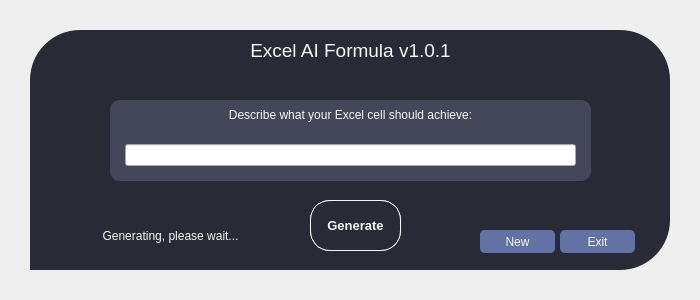
<?xml version="1.0" encoding="UTF-8"?>
<ui version="4.0">
 <class>MainWindow</class>
 <widget class="QMainWindow" name="MainWindow">
  <property name="geometry">
   <rect>
    <x>0</x>
    <y>0</y>
    <width>700</width>
    <height>300</height>
   </rect>
  </property>
  <property name="minimumSize">
   <size>
    <width>700</width>
    <height>300</height>
   </size>
  </property>
  <property name="maximumSize">
   <size>
    <width>700</width>
    <height>300</height>
   </size>
  </property>
  <property name="windowTitle">
   <string>MainWindow</string>
  </property>
  <widget class="QWidget" name="centralwidget">
   <layout class="QVBoxLayout" name="verticalLayout">
    <property name="spacing">
     <number>0</number>
    </property>
    <property name="leftMargin">
     <number>10</number>
    </property>
    <property name="topMargin">
     <number>10</number>
    </property>
    <property name="rightMargin">
     <number>10</number>
    </property>
    <property name="bottomMargin">
     <number>10</number>
    </property>
    <item>
     <widget class="QFrame" name="container">
      <property name="frameShape">
       <enum>QFrame::NoFrame</enum>
      </property>
      <property name="frameShadow">
       <enum>QFrame::Raised</enum>
      </property>
      <layout class="QVBoxLayout" name="verticalLayout_2">
       <property name="spacing">
        <number>0</number>
       </property>
       <property name="leftMargin">
        <number>20</number>
       </property>
       <property name="topMargin">
        <number>20</number>
       </property>
       <property name="rightMargin">
        <number>20</number>
       </property>
       <property name="bottomMargin">
        <number>20</number>
       </property>
       <item>
        <widget class="QFrame" name="bg">
         <property name="styleSheet">
          <string notr="true">QFrame {
    background-color: #282a36;
    color: #f8f8f2;
    border-radius: 50px;
}</string>
         </property>
         <property name="frameShape">
          <enum>QFrame::StyledPanel</enum>
         </property>
         <property name="frameShadow">
          <enum>QFrame::Raised</enum>
         </property>
         <layout class="QVBoxLayout" name="verticalLayout_3">
          <property name="spacing">
           <number>0</number>
          </property>
          <property name="leftMargin">
           <number>0</number>
          </property>
          <property name="topMargin">
           <number>0</number>
          </property>
          <property name="rightMargin">
           <number>0</number>
          </property>
          <property name="bottomMargin">
           <number>0</number>
          </property>
          <item>
           <widget class="QFrame" name="texts">
            <property name="minimumSize">
             <size>
              <width>640</width>
              <height>240</height>
             </size>
            </property>
            <property name="maximumSize">
             <size>
              <width>640</width>
              <height>240</height>
             </size>
            </property>
            <property name="styleSheet">
             <string notr="true">background: none;</string>
            </property>
            <property name="frameShape">
             <enum>QFrame::StyledPanel</enum>
            </property>
            <property name="frameShadow">
             <enum>QFrame::Raised</enum>
            </property>
            <widget class="QLabel" name="label_4">
             <property name="geometry">
              <rect>
               <x>190</x>
               <y>10</y>
               <width>261</width>
               <height>21</height>
              </rect>
             </property>
             <property name="font">
              <font>
               <pointsize>14</pointsize>
              </font>
             </property>
             <property name="text">
              <string>Excel AI Formula v1.0.1</string>
             </property>
             <property name="alignment">
              <set>Qt::AlignCenter</set>
             </property>
            </widget>
            <widget class="QFrame" name="frame">
             <property name="geometry">
              <rect>
               <x>80</x>
               <y>70</y>
               <width>481</width>
               <height>81</height>
              </rect>
             </property>
             <property name="styleSheet">
              <string notr="true">QFrame {
background-color: rgb(68, 71, 90);
padding: 15px;
padding-top: 0px;
border-radius: 10px;
}</string>
             </property>
             <property name="frameShape">
              <enum>QFrame::StyledPanel</enum>
             </property>
             <property name="frameShadow">
              <enum>QFrame::Raised</enum>
             </property>
             <layout class="QVBoxLayout" name="verticalLayout_4">
              <property name="spacing">
               <number>0</number>
              </property>
              <property name="leftMargin">
               <number>0</number>
              </property>
              <property name="topMargin">
               <number>0</number>
              </property>
              <property name="rightMargin">
               <number>0</number>
              </property>
              <property name="bottomMargin">
               <number>0</number>
              </property>
              <item>
               <widget class="QLabel" name="label_5">
                <property name="text">
                 <string>Describe what your Excel cell should achieve:</string>
                </property>
                <property name="alignment">
                 <set>Qt::AlignCenter</set>
                </property>
               </widget>
              </item>
              <item>
               <widget class="QLineEdit" name="lineEdit_2">
                <property name="styleSheet">
                 <string notr="true"/>
                </property>
                <property name="alignment">
                 <set>Qt::AlignCenter</set>
                </property>
               </widget>
              </item>
             </layout>
            </widget>
            <widget class="QPushButton" name="pushButton_3">
             <property name="geometry">
              <rect>
               <x>530</x>
               <y>200</y>
               <width>75</width>
               <height>23</height>
              </rect>
             </property>
             <property name="styleSheet">
              <string notr="true">QPushButton {
background-color: rgb(98, 114, 164);
border-radius:5px;
 color: #f8f8f2;
}
QPushButton::hover {
background-color: #44475a;
}</string>
             </property>
             <property name="text">
              <string>Exit</string>
             </property>
            </widget>
            <widget class="QPushButton" name="pushButton_4">
             <property name="geometry">
              <rect>
               <x>280</x>
               <y>170</y>
               <width>91</width>
               <height>51</height>
              </rect>
             </property>
             <property name="font">
              <font>
               <pointsize>10</pointsize>
               <weight>75</weight>
               <bold>true</bold>
              </font>
             </property>
             <property name="styleSheet">
              <string notr="true">QPushButton {
background-color: #282a36;
border-radius: 20px;
color: #f8f8f2;
border-style: solid;
border-width: 1px;
border-color: #f8f8f2;
}

QPushButton::hover {
background-color: #6272a4;
opacity: 1;
animation: fadeinout 4s linear forwards;
}</string>
             </property>
             <property name="text">
              <string>Generate</string>
             </property>
            </widget>
            <widget class="QLabel" name="label">
             <property name="geometry">
              <rect>
               <x>0</x>
               <y>160</y>
               <width>81</width>
               <height>81</height>
              </rect>
             </property>
             <property name="styleSheet">
              <string notr="true">background: none;</string>
             </property>
             <property name="text">
              <string/>
             </property>
            </widget>
            <widget class="QLabel" name="label_6">
             <property name="geometry">
              <rect>
               <x>60</x>
               <y>190</y>
               <width>161</width>
               <height>31</height>
              </rect>
             </property>
             <property name="styleSheet">
              <string notr="true">display: none;</string>
             </property>
             <property name="text">
              <string>Generating, please wait...</string>
             </property>
             <property name="alignment">
              <set>Qt::AlignCenter</set>
             </property>
            </widget>
            <widget class="QLabel" name="label_2">
             <property name="geometry">
              <rect>
               <x>0</x>
               <y>160</y>
               <width>81</width>
               <height>81</height>
              </rect>
             </property>
             <property name="styleSheet">
              <string notr="true">background-color: #282a36;</string>
             </property>
             <property name="text">
              <string/>
             </property>
            </widget>
            <widget class="QPushButton" name="pushButton_5">
             <property name="geometry">
              <rect>
               <x>450</x>
               <y>200</y>
               <width>75</width>
               <height>23</height>
              </rect>
             </property>
             <property name="styleSheet">
              <string notr="true">QPushButton {
background-color: rgb(98, 114, 164);
border-radius:5px;
 color: #f8f8f2;
}
QPushButton::hover {
background-color: #44475a;
}</string>
             </property>
             <property name="text">
              <string>Cancel</string>
             </property>
            </widget>
            <widget class="QPushButton" name="pushButton_6">
             <property name="geometry">
              <rect>
               <x>280</x>
               <y>170</y>
               <width>91</width>
               <height>51</height>
              </rect>
             </property>
             <property name="font">
              <font>
               <pointsize>10</pointsize>
               <weight>75</weight>
               <bold>true</bold>
              </font>
             </property>
             <property name="styleSheet">
              <string notr="true">QPushButton {
background-color: #282a36;
border-radius: 20px;
color: #f8f8f2;
border-style: solid;
border-width: 1px;
border-color: #f8f8f2;
}

QPushButton::hover {
background-color: #6272a4;
opacity: 1;
animation: fadeinout 4s linear forwards;
}</string>
             </property>
             <property name="text">
              <string>Copy</string>
             </property>
            </widget>
            <widget class="QPushButton" name="pushButton_7">
             <property name="geometry">
              <rect>
               <x>450</x>
               <y>200</y>
               <width>75</width>
               <height>23</height>
              </rect>
             </property>
             <property name="styleSheet">
              <string notr="true">QPushButton {
background-color: rgb(98, 114, 164);
border-radius:5px;
 color: #f8f8f2;
}
QPushButton::hover {
background-color: #44475a;
}</string>
             </property>
             <property name="text">
              <string>New</string>
             </property>
            </widget>
            <zorder>pushButton_6</zorder>
            <zorder>label_2</zorder>
            <zorder>label_4</zorder>
            <zorder>frame</zorder>
            <zorder>pushButton_3</zorder>
            <zorder>pushButton_4</zorder>
            <zorder>label</zorder>
            <zorder>label_6</zorder>
            <zorder>pushButton_5</zorder>
            <zorder>pushButton_7</zorder>
           </widget>
          </item>
         </layout>
        </widget>
       </item>
      </layout>
     </widget>
    </item>
   </layout>
  </widget>
 </widget>
 <resources/>
 <connections/>
</ui>
